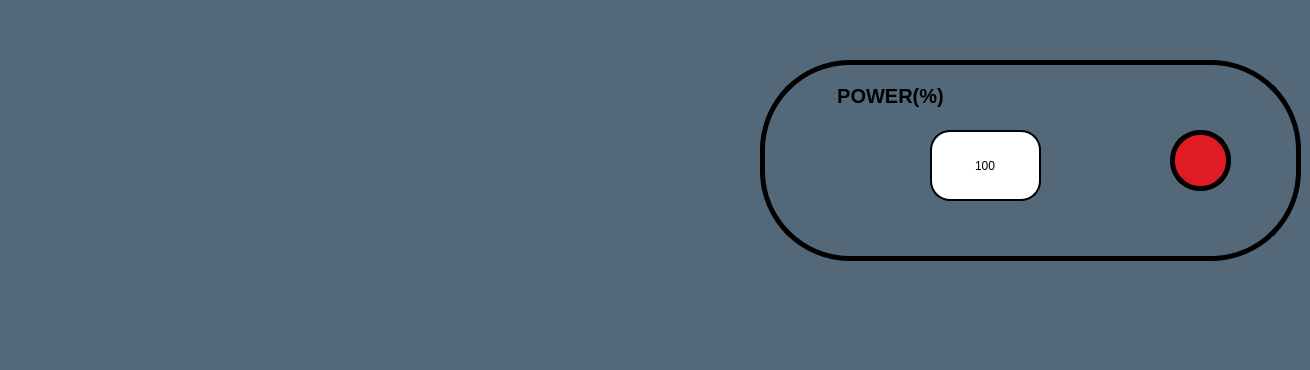
    <widget class="QWidget" name="tab_40">
     <property name="styleSheet">
      <string notr="true">background-color:rgb(83, 104, 120);</string>
     </property>
     <attribute name="title">
      <string>Page</string>
     </attribute>
     <widget class="QTextEdit" name="textEdit_60">
      <property name="geometry">
       <rect>
        <x>800</x>
        <y>80</y>
        <width>181</width>
        <height>70</height>
       </rect>
      </property>
      <property name="styleSheet">
       <string notr="true">background-color:transparent;
font: 15pt &quot;Ubuntu Condensed&quot;;
font:bold;
border:none;
</string>
      </property>
      <property name="html">
       <string>&lt;!DOCTYPE HTML PUBLIC &quot;-//W3C//DTD HTML 4.0//EN&quot; &quot;http://www.w3.org/TR/REC-html40/strict.dtd&quot;&gt;
&lt;html&gt;&lt;head&gt;&lt;meta name=&quot;qrichtext&quot; content=&quot;1&quot; /&gt;&lt;style type=&quot;text/css&quot;&gt;
p, li { white-space: pre-wrap; }
&lt;/style&gt;&lt;/head&gt;&lt;body style=&quot; font-family:'Ubuntu Condensed'; font-size:15pt; font-weight:600; font-style:normal;&quot;&gt;
&lt;p align=&quot;center&quot; style=&quot; margin-top:0px; margin-bottom:0px; margin-left:0px; margin-right:0px; -qt-block-indent:0; text-indent:0px;&quot;&gt;POWER(%)&lt;/p&gt;&lt;/body&gt;&lt;/html&gt;</string>
      </property>
     </widget>
     <widget class="QPushButton" name="diapowdown_but">
      <property name="geometry">
       <rect>
        <x>1060</x>
        <y>140</y>
        <width>91</width>
        <height>61</height>
       </rect>
      </property>
      <property name="styleSheet">
       <string notr="true">image: url(:/images/down1.png);
background-color: transparent;

border:none;</string>
      </property>
      <property name="text">
       <string/>
      </property>
     </widget>
     <widget class="QLabel" name="label_120">
      <property name="geometry">
       <rect>
        <x>760</x>
        <y>60</y>
        <width>541</width>
        <height>201</height>
       </rect>
      </property>
      <property name="styleSheet">
       <string notr="true">border-radius:90px;
border:5px solid black;</string>
      </property>
      <property name="text">
       <string/>
      </property>
     </widget>
     <widget class="QPushButton" name="diapowup_but">
      <property name="geometry">
       <rect>
        <x>810</x>
        <y>140</y>
        <width>91</width>
        <height>61</height>
       </rect>
      </property>
      <property name="styleSheet">
       <string notr="true">image: url(:/images/up1.png);
background-color: transparent;

border:none;</string>
      </property>
      <property name="text">
       <string/>
      </property>
     </widget>
     <widget class="QLineEdit" name="lineEdit_74">
      <property name="geometry">
       <rect>
        <x>930</x>
        <y>130</y>
        <width>111</width>
        <height>71</height>
       </rect>
      </property>
      <property name="styleSheet">
       <string notr="true">font:20pt &quot;Ubuntu&quot;;
background-color: rgb(255,255,255);
border-radius:20px;border:2px solid black;</string>
      </property>
      <property name="text">
       <string>100</string>
      </property>
      <property name="alignment">
       <set>Qt::AlignCenter</set>
      </property>
     </widget>
     <widget class="QPushButton" name="CI5_2">
      <property name="geometry">
       <rect>
        <x>1170</x>
        <y>130</y>
        <width>61</width>
        <height>61</height>
       </rect>
      </property>
      <property name="styleSheet">
       <string notr="true">font:20pt &quot;Ubuntu&quot;;
background-color: rgb(224, 27, 36);
color: rgb(224, 27, 36);
image: url(:/images/ci.png);
border:5px solid black;
border-radius:30px;font-weight: bold;</string>
      </property>
      <property name="text">
       <string/>
      </property>
     </widget>
     <widget class="QLabel" name="label_18">
      <property name="geometry">
       <rect>
        <x>140</x>
        <y>300</y>
        <width>121</width>
        <height>61</height>
       </rect>
      </property>
      <property name="text">
       <string/>
      </property>
     </widget>
     <zorder>label_120</zorder>
     <zorder>diapowup_but</zorder>
     <zorder>lineEdit_74</zorder>
     <zorder>CI5_2</zorder>
     <zorder>diapowdown_but</zorder>
     <zorder>textEdit_60</zorder>
     <zorder>label_18</zorder>
    </widget>
